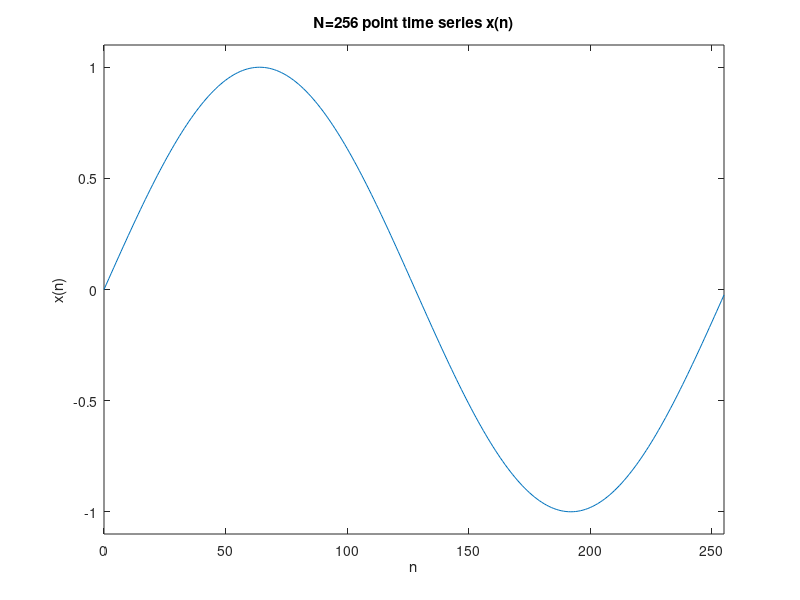
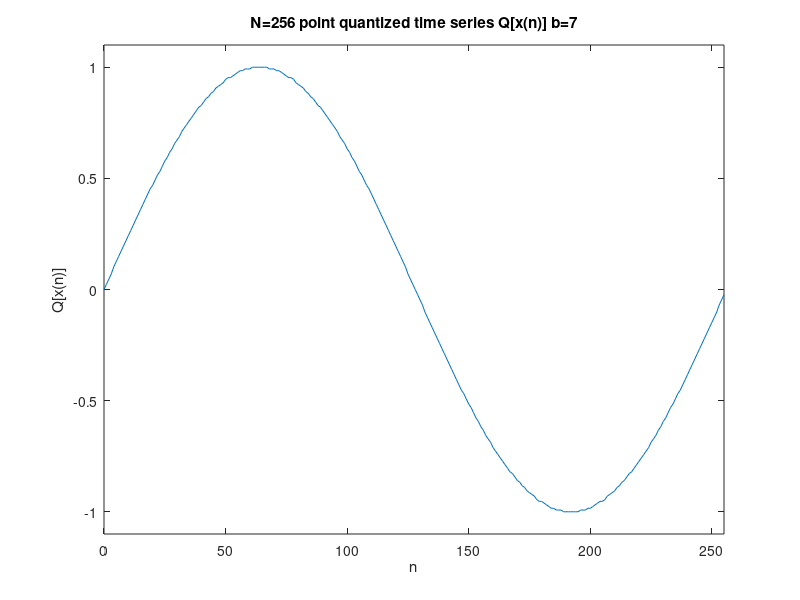
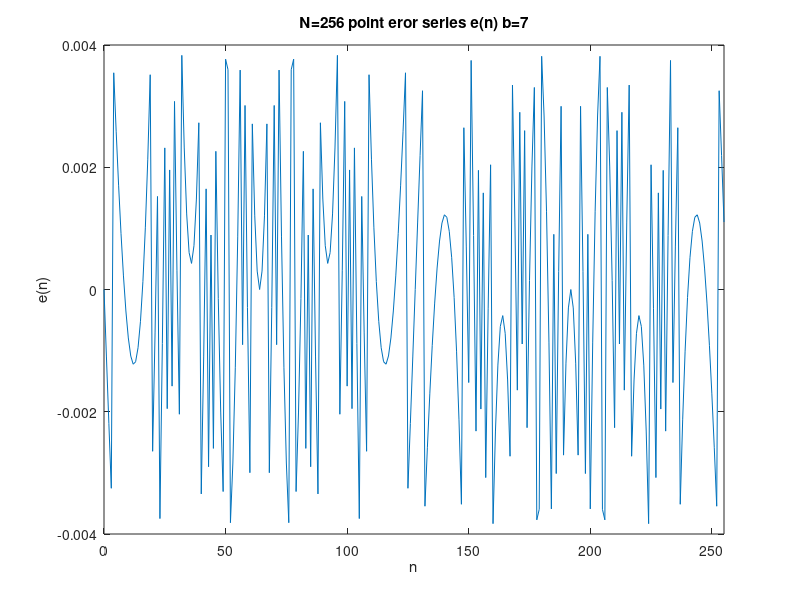
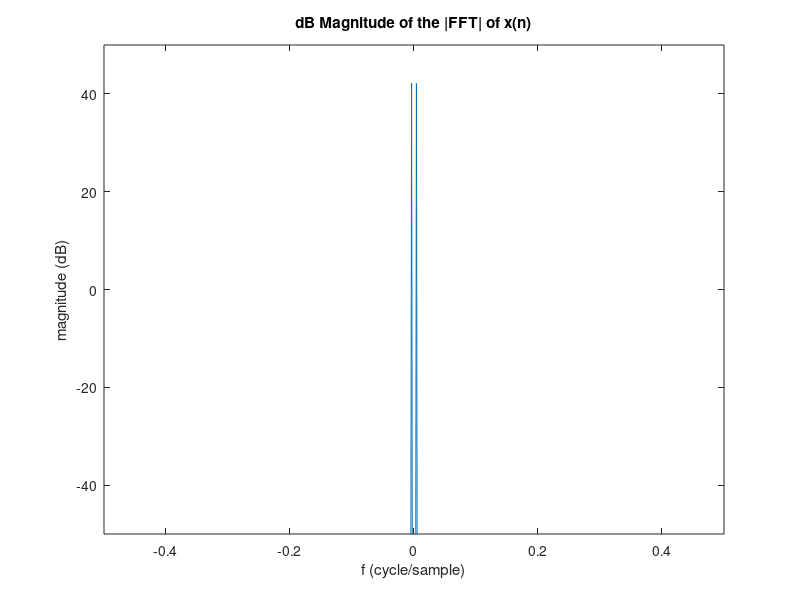

The MATLAB source for these figures, in order:
clear;clc;close all;
%% 1
N=256;
n=0:N-1;
xn=sin(2*pi/N*n);
% xx=xn;
figure(1);
plot(n,xn);
axis([0 length(xn)-1 -1.1 1.1]);
xlabel('n');ylabel('x(n)');title('N=256 point time series x(n)');

b=7;          %%1,3,7
% noise=-2^(-b) + (2^(-b)+2^(-b)).*rand(1,N);
% xn=xn+noise;

xn_q=xn.*(2^b);
xn_q=round(xn_q);
xn_q=xn_q.*(2^(-b));
figure(2);
plot(n,xn_q);
axis([0 length(xn)-1 -1.1 1.1]);
xlabel('n');ylabel('Q[x(n)]');title(['N=256 point quantized time series Q[x(n)] b=' num2str(b)]);

en=xn_q-xn;   %%change for dither
figure(3);
plot(n,en);
xlim([0 length(xn)-1]);
xlabel('n');ylabel('e(n)');title(['N=256 point eror series e(n) b=' num2str(b)]);
%% 2
XN=fftshift(fft(xn,N));
figure(4);
plot([-0.5:1/N:0.5-1/N],20*log10(abs(XN)));
title('dB Magnitude of the |FFT| of x(n)');
xlabel('f (cycle/sample)');ylabel('magnitude (dB)');
axis([-0.5 0.5 -50 50]);

figure(5);
XN_Q=abs(fftshift(fft(xn_q,N)));
XN_Q=XN_Q(2:2:end);                         %%cut-off large negative
plot([-0.5:2/N:0.5-2/N],20*log10(abs(XN_Q)));  
title(['dB Magnitude of the |FFT| of Q[x(n)] b=' num2str(b)]);
xlabel('f (cycle/sample)');ylabel('magnitude (dB)');
axis([-0.5 0.5 -80 50]);
%% 3
figure(6);
hist(en); 
title(['Histogram of e(n) b=' num2str(b)]);
xlabel('Amplitude');ylabel('Count'); 

m=63; 
figure(7); 
e_auto=xcorr(en,m,'biased');
e_auto=e_auto(m+1:2*m+1); 
stem(0:m,e_auto); 
title(['The autocorrelation sequence estimate c_{ee}(m) of e(n) b=' num2str(b)]); 
xlabel('m');ylabel('c_{ee}(m)'); 
xlim([0 m]);

window=hamming(N)'; 
wn=en.*window;    
U=sum(window.^2);    
Pee=10*log10(abs(fftshift(fft(wn))).^2/U);
figure(8);     
f=[-0.5:1/N:0.5-1/N];     
plot(f,Pee);     
xlabel('f (cycle/sample)');ylabel('Power Spectrum(dB)');
title(['Power Spectrum Estimate of e(n) b=' num2str(b)]); 
axis([-0.5,0.5,-100,0]);

figure(9); 
bex=xcorr(xn,en,m,'biased'); stem(-m:m,bex); 
title(['The cross-correlation sequence estimate c_{ex}(m) b=' num2str(b)]); 
xlabel('m');ylabel('c_{ex}(m)');
xlim([-m m]);